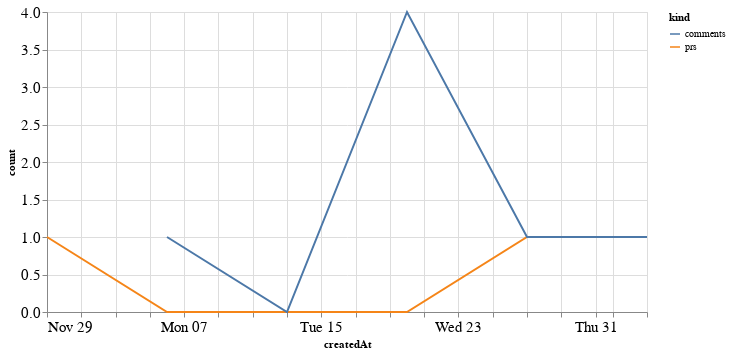

Notebook cell for this chart:
### Code cell
alt.Chart(total_time, width=600).mark_line().encode(
    x='createdAt',
    y='count',
    color='kind'
)

### Figure 1 — Vega-Lite specification as saved in the notebook (floating-point values rounded to 4 significant figures)
{"config": {"axisLeft": {"labelFontSize": 15}, "axisBottom": {"labelFontSize": 15}}, "data": {"name": "data-cc2cdde493e148536db9e00b428f8adc"}, "mark": "line", "encoding": {"color": {"type": "nominal", "field": "kind"}, "x": {"type": "temporal", "field": "createdAt"}, "y": {"type": "quantitative", "field": "count"}}, "width": 600, "$schema": "https://vega.github.io/schema/vega-lite/v4.8.1.json", "datasets": {"data-cc2cdde493e148536db9e00b428f8adc": [{"createdAt": "2020-11-29T00:00:00", "kind": "prs", "count": 1.0}, {"createdAt": "2020-12-06T00:00:00", "kind": "prs", "count": 0.0}, {"createdAt": "2020-12-13T00:00:00", "kind": "prs", "count": 0.0}, {"createdAt": "2020-12-20T00:00:00", "kind": "prs", "count": 0.0}, {"createdAt": "2020-12-27T00:00:00", "kind": "prs", "count": 1.0}, {"createdAt": "2021-01-03T00:00:00", "kind": "prs", "count": 1.0}, {"createdAt": "2020-11-29T00:00:00", "kind": "comments", "count": null}, {"createdAt": "2020-12-06T00:00:00", "kind": "comments", "count": 1.0}, {"createdAt": "2020-12-13T00:00:00", "kind": "comments", "count": 0.0}, {"createdAt": "2020-12-20T00:00:00", "kind": "comments", "count": 4.0}, {"createdAt": "2020-12-27T00:00:00", "kind": "comments", "count": 1.0}, {"createdAt": "2021-01-03T00:00:00", "kind": "comments", "count": 1.0}]}}
